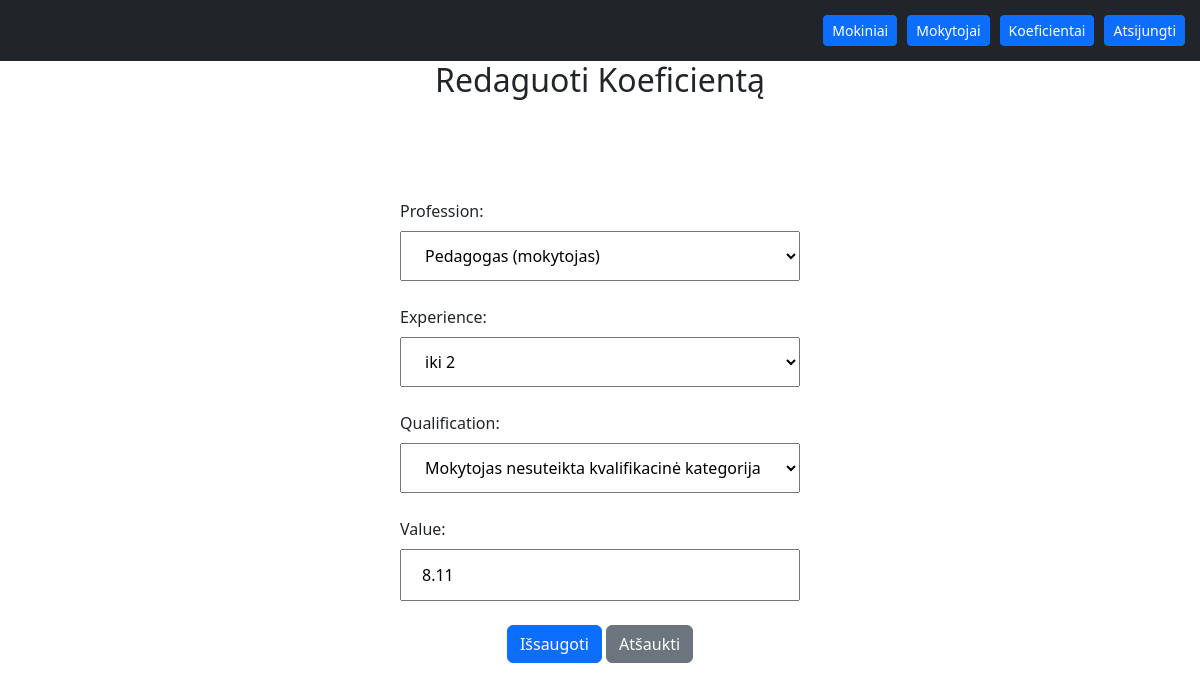
Page /api/koefficients/1/edit/ on the committed database.
### koefficient_calculator/models.py (models this page shows, shortened)
class Koefficient(models.Model):
    profession = models.ForeignKey(Profession, on_delete=models.CASCADE)
    experience = models.ForeignKey(Experience, on_delete=models.CASCADE)
    qualification = models.ForeignKey(Qualification, on_delete=models.CASCADE)
    value = models.FloatField(max_length=255)
    date_created = models.DateTimeField(auto_now_add=True)
    date_modified = models.DateTimeField(auto_now=True)

class Experience(models.Model):
    name = models.CharField(max_length=255)
    value = models.CharField(max_length=255)
    date_created = models.DateTimeField(auto_now_add=True)
    date_modified = models.DateTimeField(auto_now=True)
    def __str__(self) -> str:
        return self.value

class Qualification(models.Model):
    name = models.CharField(max_length=255)
    value = models.CharField(max_length=255)
    date_created = models.DateTimeField(auto_now_add=True)
    date_modified = models.DateTimeField(auto_now=True)
    def __str__(self) -> str:
        return self.value

### koefficient_calculator/views.py (the view)
# urls.py: path('koefficients/<int:pk>/edit/', KoefficientEditView.as_view(), name='koefficient-edit'),
class KoefficientEditView(UpdateView):
    model = Koefficient
    fields = '__all__'
    template_name = 'koefficient-edit.html'  # Create an HTML template for editing an employee
    success_url = '/employees/koefficients/'

### koefficient_calculator/models.py (called while the page is built)
    def __str__(self) -> str:
        return self.name

### koefficient_calculator/templates/koefficient-edit.html (shortened to what this page needs)
{% extends 'layout.html' %}
{% block content %}
  <h2 style="text-align: center;">Redaguoti Koeficientą</h2>
  <form style="max-width: 400px; margin: 100px auto 0 auto;" method="post">
    {{ form.as_p }}
    <div style="width: 100%; text-align: center;">
      <button type="submit" class="btn btn-primary">Išsaugoti</button>
      <a href="{% url 'koefficient-list' %}" class="btn btn-secondary">Atšaukti</a>
    </div>
  </form>
{% endblock %}

### koefficient_calculator/templates/koefficient-edit.html (style rules this page uses)
input { width: 100%; padding: 12px 20px; margin: 8px 0; box-sizing: border-box; }
select { width: 100%; padding: 12px 20px; margin: 8px 0; box-sizing: border-box; }

### rows in the picture
Koefficient: profession "Pedagogas (mokytojas)", experience "iki 2", qualification "Mokytojas nesuteikta kvalifikacinė kategorija"
Experience: value "8.11"
